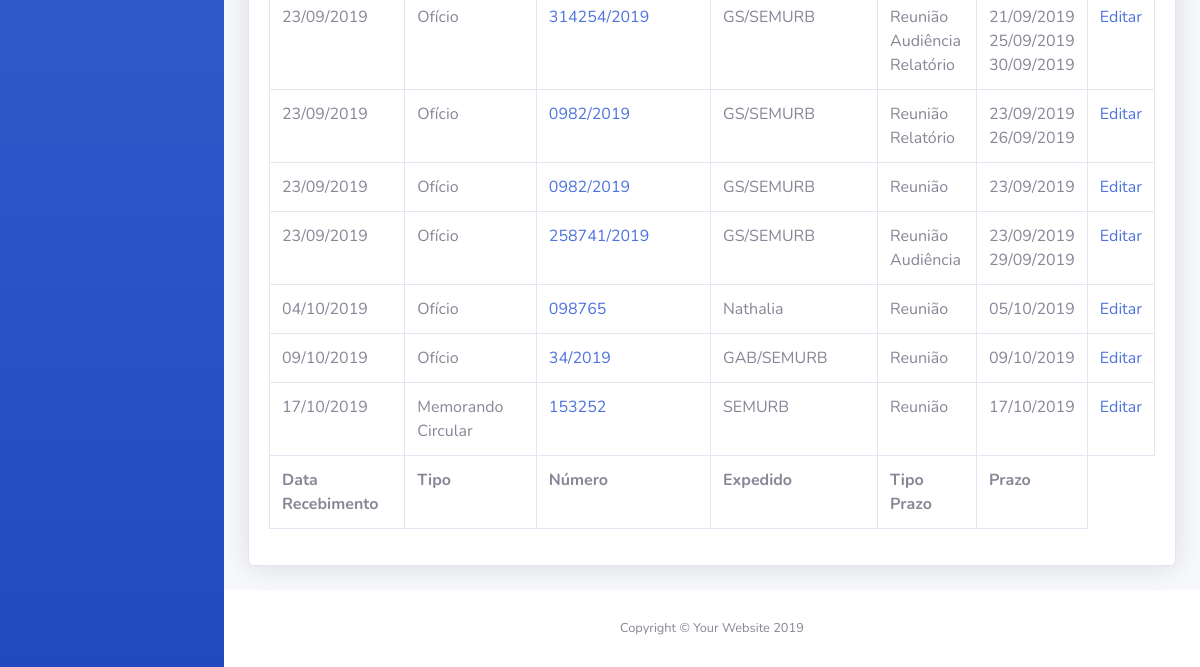
Before: /listardocumentos (signed in, lower part) with the older database file.
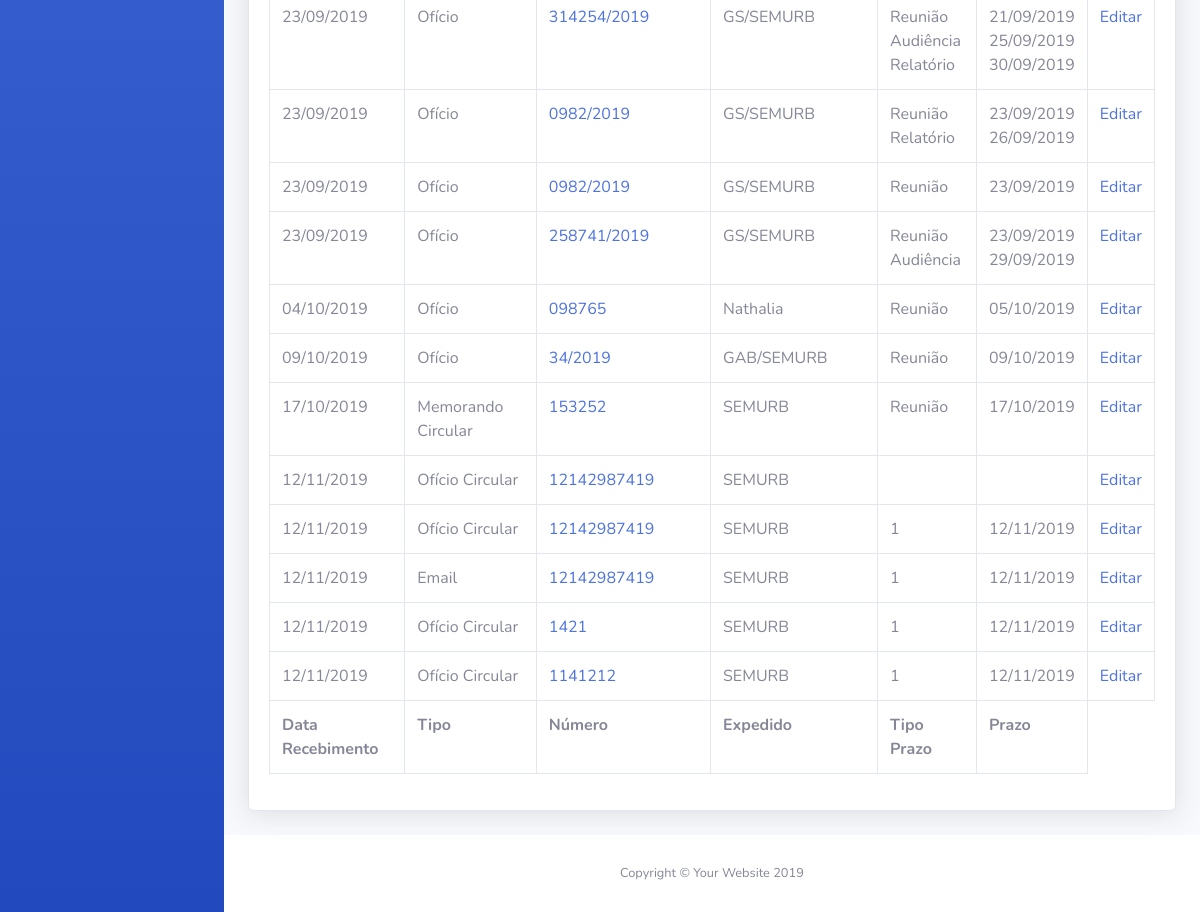
After: the same page with the newer database file.
### inout/models.py (models this page shows, shortened)
class Documento(models.Model):
	usuario = models.ForeignKey(User, on_delete = models.PROTECT)
	processo = models.ForeignKey(Processo, on_delete = models.SET_NULL, null = True)
	data_de_recebimento = models.DateTimeField('Data de Entrada')
	tipos_choices = [
		(1, 'Carta'),
		(2, 'Convite'),
		(3, 'Documento'),
		(4, 'Email'),
		(5, 'Mandado de Intimação'),
		(6, 'Memorando'),
		(7, 'Memorando Circular'),
		(8, 'Movimentação da Solicitação'),
		(9, 'Notificação'),
		(10, 'Ofício'),
		(11, 'Ofício Circular'),
		(12, 'Requerimento'),
		(13, 'Outro'),
	]
	tipo = models.IntegerField(choices = tipos_choices, default = 10)
	numero = models.CharField(max_length = 30)
	emissor = models.CharField(max_length = 150)
	assunto = models.CharField(max_length = 1000)
	despacho = models.CharField(max_length = 200)
	entrega_pessoal = models.BooleanField(default = False)
	def tipo_do_documento(self):
		return self.tipos_choices[self.tipo][1]

class Prazo(models.Model):
	documento = models.ForeignKey(Documento, on_delete = models.CASCADE)
	tipos_choices = [
		(1, 'Audiência'),
		(2, 'Audiência Pública'),
		(3, 'Evento'),
		(4, 'Resposta'),
		(5, 'Reunião'),
		(6, 'Outro'),
	]
	tipo = models.IntegerField(choices = tipos_choices, default = 4)
	vencimento = models.DateTimeField('Prazo')
	encerrado = models.BooleanField(default = False)
	dilacao = models.BooleanField(default = False)
	quantidade_de_dilacoes = models.IntegerField(default = 0)

### inout/views.py (the view)
# urls.py: path('listardocumentos', views.listardocumentos, name = 'listardocumentos'),
@login_required
def listardocumentos(request):
	lista_de_documentos = Documento.objects.order_by('data_de_recebimento')
	contexto = {
		'titulo': "Todos os documentos",
		'lista_de_documentos': lista_de_documentos,
	}
	return render(request, 'inout/listardocumentos.html', contexto)

### templates/inout/listardocumentos.html (shortened to what this page needs)
{% load staticfiles %}
{% include "header.html" %}
        <div class="container-fluid">
          <div class="card shadow mb-4">
            <div class="card-body">
              <div class="table-responsive">
                <table class="table table-bordered" id="dataTable" width="100%" cellspacing="0">
                  <tfoot>
                    <tr>
                      <th>Data Recebimento</th>
                      <th>Tipo</th>
                      <th>Número</th>
                      <th>Expedido</th>
                      <th>Tipo Prazo</th>
                      <th>Prazo</th>
                    </tr>
                  </tfoot>
                  <tbody>
                    {% for documento in lista_de_documentos %}
                      <tr>
                        <td>{{ documento.data_de_recebimento|date:'d/m/Y' }}</td>
                        <td>{{ documento.tipo_do_documento }}</a></td>
                        <td><a href="{% url 'inout:detalhesdocumento' documento.id %}">{{ documento.numero }}</a></td>
                        <td>{{ documento.emissor }}</td>
                        <td>{% for prazo in documento.prazo_set.all %}
                            {{ prazo.tipo }}
                          <br/>
                        {% endfor %}</td>
                        <td>{% for prazo in documento.prazo_set.all %}
                          {{ prazo.vencimento|date:'d/m/Y' }}
                          <br/>
                        {% endfor %}</td>
                        <td><a href="{% url 'inout:editar_documento' documento.id %}">Editar</a></td>
                      </tr>
                    {% endfor %}
                  </tbody>
                </table>
              </div>
            </div>
          </div>
        </div>
      </div>
{% include "footer.html" %}

### templates/header.html (shortened to what this page needs)
{% load staticfiles %}
<!DOCTYPE html>
<html lang="pt-br">
<head>
  <link href="{% static 'vendor/fontawesome-free/css/all.min.css' %}" rel="stylesheet" type="text/css">
  <link href="{% static 'css/sb-admin-2.min.css' %}" rel="stylesheet">
  <link href="{% static 'css/principal.css' %}" rel="stylesheet" type="text/css">
</head>
<body id="page-top">
  <div id="wrapper">
    <ul class="navbar-nav bg-gradient-primary sidebar sidebar-dark accordion" id="accordionSidebar">
      <br/>
    </ul>
    <div id="content-wrapper" class="d-flex flex-column">
      <div id="content">

### templates/footer.html (shortened to what this page needs)
{% load staticfiles %}
      <footer class="sticky-footer bg-white">
        <div class="container my-auto">
          <div class="copyright text-center my-auto">
            <span>Copyright &copy; Your Website 2019</span>
          </div>
        </div>
      </footer>
    </div>
  </div>
</body>
</html>

Changed rows visible on the page:
added Documento: data_de_recebimento "12/11/2019", tipo_do_documento "Ofício Circular", numero "12142987419", emissor "SEMURB"
added Documento: data_de_recebimento "12/11/2019", tipo_do_documento "Ofício Circular", numero "12142987419", emissor "SEMURB"
added Prazo: tipo "1", vencimento "12/11/2019"
added Documento: data_de_recebimento "12/11/2019", tipo_do_documento "Email", numero "12142987419", emissor "SEMURB"
added Prazo: tipo "1", vencimento "12/11/2019"
added Documento: data_de_recebimento "12/11/2019", tipo_do_documento "Ofício Circular", numero "1421", emissor "SEMURB"
added Prazo: tipo "1", vencimento "12/11/2019"
added Documento: data_de_recebimento "12/11/2019", tipo_do_documento "Ofício Circular", numero "1141212", emissor "SEMURB"
added Prazo: tipo "1", vencimento "12/11/2019"
